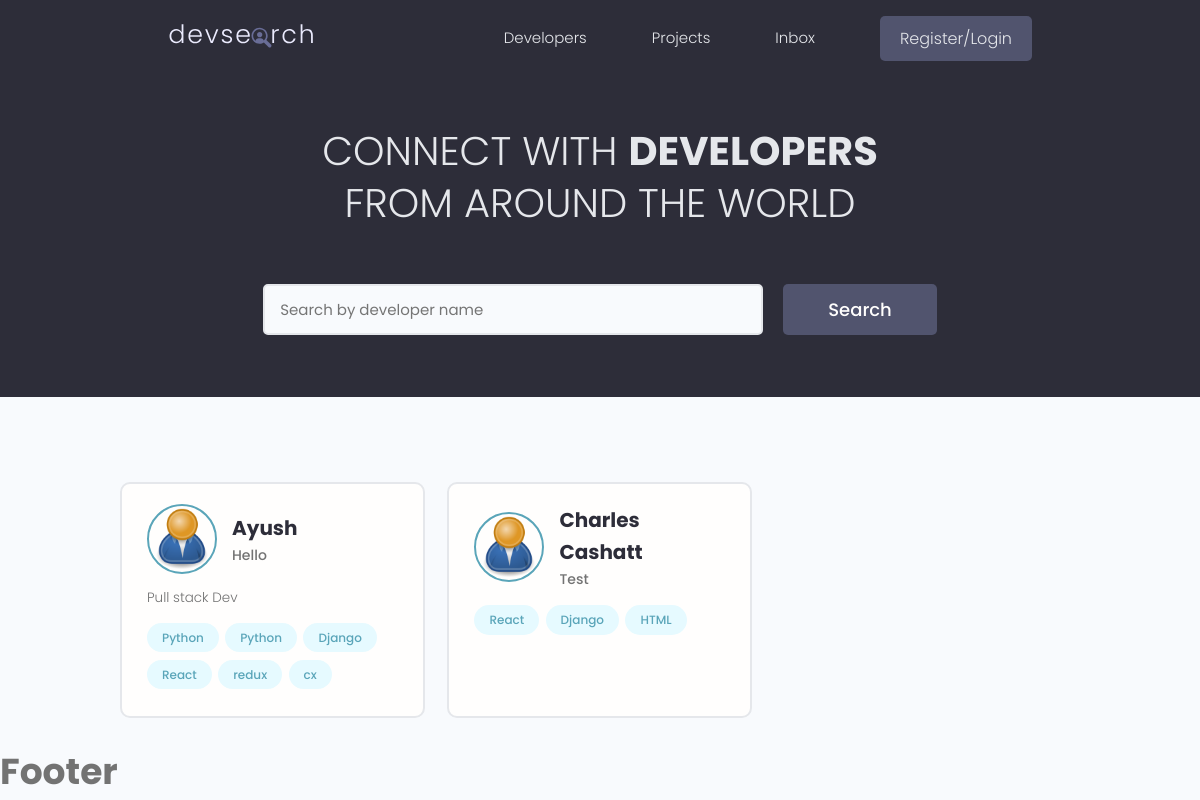
Before: / with the older database file.
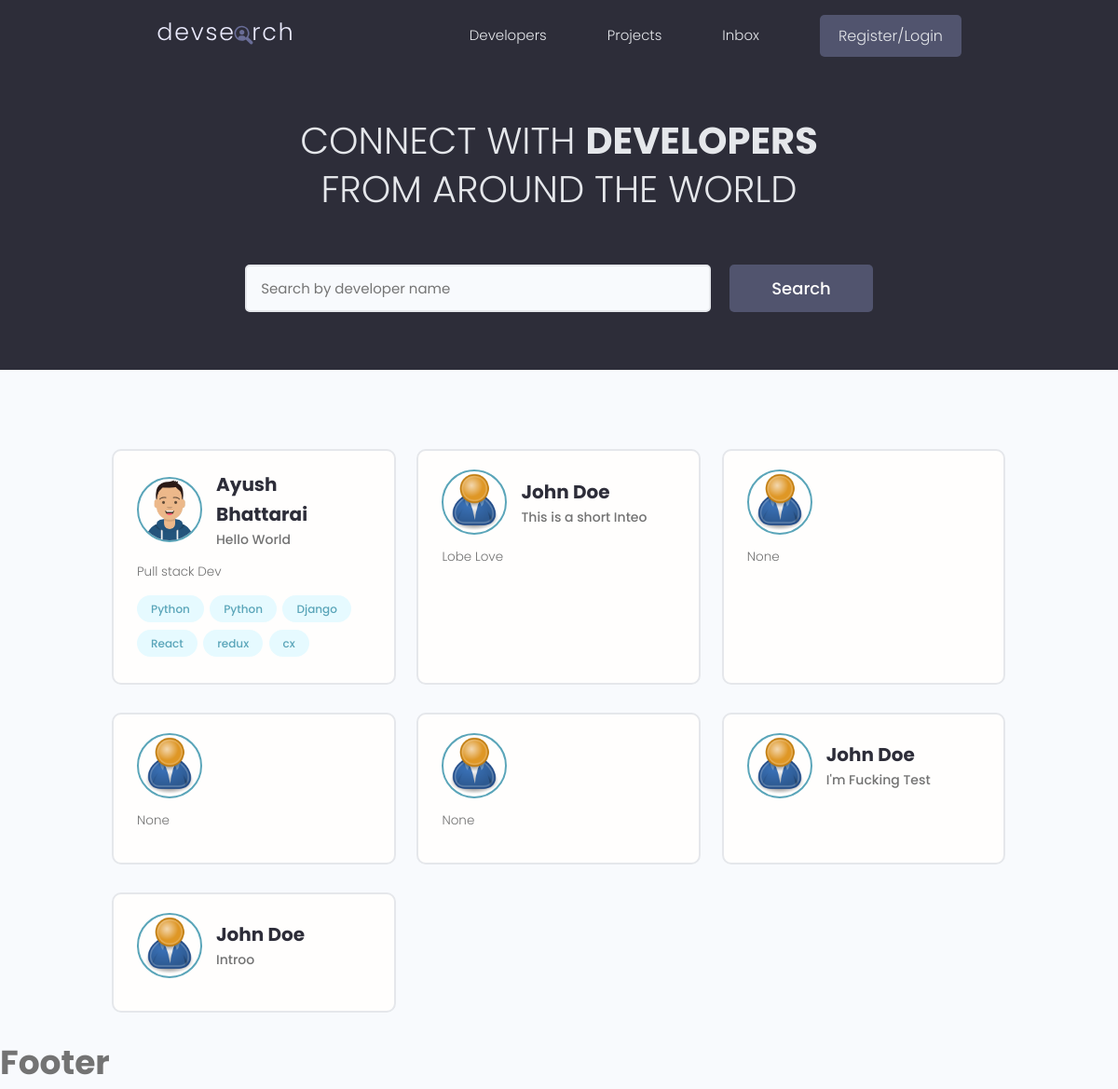
After: the same page with the newer database file.
### users/models.py (models this page shows, shortened)
class Profile(models.Model):
    id = models.UUIDField(default=uuid4, unique=True, primary_key=True, editable=False)
    created_at = models.DateTimeField(auto_now_add=True)
    user = models.OneToOneField(User, on_delete=models.CASCADE, null=True, blank=True)
    name = models.CharField(max_length=200, blank=True, null=True)
    email = models.EmailField(max_length=500,blank=True,null=True)
    username = models.CharField(max_length=200, blank=True, null=True)
    location = models.CharField(max_length=200, blank=True, null=True)
    short_intro = models.CharField(max_length=200)
    bio = models.TextField(blank=True, null=True)
    profile_image = models.ImageField(null=True, blank=True, upload_to="profile/", default="profile/user-default.png")
    social_github = models.CharField(max_length=200, blank=True, null=True)
    social_youtube = models.CharField(max_length=200, blank=True, null=True)
    social_twitter = models.CharField(max_length=200, blank=True, null=True)
    social_linkedin = models.CharField(max_length=200, blank=True, null=True)
    social_website = models.CharField(max_length=200, blank=True, null=True)

class Skill(models.Model):
    owner = models.ForeignKey(Profile, on_delete=models.CASCADE, null=True, blank=True)
    name = models.CharField(max_length=200, blank=True, null=True)
    description = models.TextField(max_length=200, blank=True, null=True)
    id = models.UUIDField(default=uuid4, unique=True, primary_key=True, editable=False)
    created_at = models.DateTimeField(auto_now_add=True)
    def __str__(self):
        return str(self.name)

### users/views.py (the view)
# urls.py: path("", views.profile, name="profile"),
def profile(request):
    profile = Profile.objects.all()
    context = {"profiles": profile}
    return render(request, "users/profiles.html", context=context)

### users/templates/users/profiles.html (shortened to what this page needs)
{% extends 'base.html' %}
{% block content %}
   <main class="home">
    <section class="hero-section text-center">
      <div class="container container--narrow">
        <div class="hero-section__box">
          <h2>CONNECT WITH <span>DEVELOPERS</span></h2>
          <h2>FROM AROUND THE WORLD</h2>
        </div>
        <div class="hero-section__search">
          <form class="form" action="#" method="get">
            <div class="form__field">
              <input class="input input--text" id="formInput#search" type="text" name="text"
                placeholder="Search by developer name" />
            </div>
            <input class="btn btn--sub btn--lg" type="submit" value="Search" />
          </form>
        </div>
      </div>
    </section>
    <section class="devlist">
      <div class="container">
        <div class="grid grid--three">
            {% for profile in profiles %}
          <div class="column card">
            <div class="dev">
              <a href="{% url 'user-profile' profile.id %}" class="card__body">
                <div class="dev__profile">
                  <img class="avatar avatar--md" src="{{ profile.profile_image.url }}" alt="image" />
                  <div class="dev__meta">
                    <h3>{{ profile.name }}</h3>
                    <h5>{{ profile.short_intro| slice:"60" }}</h5>
                  </div>
                </div>
                <p class="dev__info">
                  {{ profile.bio | slice:"150"}}
                </p>
                <div class="dev__skills">
                    {% for item  in profile.skill_set.all %}
                    <span class="tag tag--pill tag--main">
                    <small>{{ item }}</small>
                  </span>
                    {% endfor %}
                </div>
              </a>
            </div>
          </div>
            {% endfor %}
        </div>
      </div>
    </section>
  </main>
{% endblock %}

### templates/base.html (shortened to what this page needs)
{%  load static %}
<!doctype html>
<html lang="en">
<head>
  <link rel="stylesheet" href="https://cdn.iconmonstr.com/1.3.0/css/iconmonstr-iconic-font.min.css" />
  <link rel="stylesheet" href="{% static 'uikit/styles/uikit.css' %}" />
  <link rel="stylesheet" href="{% static 'styles/app.css' %}" />
</head>
<body>
{% include "navbar.html" %}
{% block content %}
{% endblock %}
{% include "footer.html" %}
</body>
</html>

### templates/navbar.html (shortened to what this page needs)
{% load static %}
<header class="header">
    <div class="container container--narrow">
      <a href="{% url 'profile' %}" class="header__logo">
        <img src="{% static 'images/logo.svg' %}" alt="DevSearch Logo" />
      </a>
      <nav class="header__nav">
        <ul class="header__menu">
          <li class="header__menuItem"><a href="{% url 'profile' %}">Developers</a></li>
          <li class="header__menuItem"><a href="{% url 'projects' %}">Projects</a></li>
          <li class="header__menuItem"><a href="">Inbox</a></li>
            {% if request.user.is_authenticated %}
                <li class="header__menuItem"><a href="{% url 'account'%}">My Account</a></li>
                <li class="header__menuItem"><a href="{% url 'logout' %}" class="btn btn--sub">Logout</a></li>
            {% else %}
          <li class="header__menuItem"><a href="{% url 'login' %}" class="btn btn--sub">Register/Login</a></li>
            {% endif %}
        </ul>
      </nav>
    </div>
  </header>

### templates/footer.html
<h2>Footer</h2>

### static/styles/app.css (style rules this page uses)
:root { --color-sub: #2d2d39; }
.btn--sub { background-color: var(--color-sub-light); }
.card { border: 2px solid var(--color-light); }
img { width: 100%; }
.header { position: sticky; z-index: 111; background-color: var(--color-sub); padding: 1.5rem 0; }
.header > .container { display: flex; justify-content: space-between; align-items: center; }
.header__logo > img { height: 3.8rem; }
.header__nav > ul { display: inline-flex; align-items: center; list-style: none; gap: 6.5rem; }
.header__menuItem > a { color: var(--color-light); font-weight: 300; }
.hero-section { height: 40vh; display: flex; align-items: center; background-color: var(--color-sub); }
.hero-section__box { margin-bottom: 4rem; }
.hero-section__box > h2, .hero-section__box > h2 > span { font-size: 4rem; color: var(--color-light); line-height: 1.3; text-transform: uppercase; }
.hero-section__box > h2 { font-weight: 300; }
.hero-section__box > h2 > span { font-weight: 700; }
.hero-section__search > .form { display: flex; align-items: center; justify-content: center; gap: 2rem; }
.hero-section__search > .form input.input--text { width: 50rem; }
.devlist { margin-top: 8rem; }
.devlist .grid { align-items: stretch; }
.devlist .dev .dev__profile { display: flex; align-items: center; gap: 1.5rem; }
.devlist .dev .dev__meta h3 { color: var(--color-sub); font-size: 2rem; font-weight: 700; }
.devlist .dev .dev__meta h5 { color: var(--color-text); font-size: 1.4rem; font-weight: 500; }
.devlist .dev .dev__info { margin: 1.5rem 0; font-size: 1.35rem; line-height: 1.4; text-align: justify; }

### static/uikit/styles/modules/_variables.css (style rules this page uses)
:root { --color-main: #5aa5b9; --color-main-light: #e6faff; --color-sub: #3f4156; --color-sub-light: #51546e; --color-sub-lighter: #ededfd; --color-text: #737373; --color-gray: #8b8b8b; --color-light: #e5e7eb; --color-light-gray: #767676; --color-bg: #f8fafd; --color-white: #fffefd; --color-white-light: #f3f3f3; --color-success: #359e64; --color-success-bg: #def8e8; --color-error: #fc4b0b; --color-error-bg: #fff2ee; --font-base: 'Poppins', arial, helvetica, 'Segoe UI', roboto, ubuntu, sans-serif; --font-monospace: 'Fira Code', 'Courier New', courier, monospace; --font-regular: 300; --font-medium: 500; --font-bold: 700; --generic-shadow: 1px 1px 5px #00000010; --generic-transition: all 0.3s ease-in-out; }

### static/uikit/styles/modules/_base.css (style rules this page uses)
* { margin: 0; padding: 0; box-sizing: border-box; text-rendering: optimizeLegibility; color: inherit; font-size: inherit; }
html { font-size: 50%; }
@media only screen and (min-width: 480px) { html { font-size: 56.25%; } }
@media only screen and (min-width: 1200px) { html { font-size: 62.5%; } }
body { line-height: 1.6; font-weight: 400; font-size: 1.5rem; color: var(--color-text); background-color: var(--color-bg); min-height: 100vh; }

### static/uikit/styles/modules/_typography.css (style rules this page uses)
* { font-family: var(--font-base); }
h2 { font-size: 3.6rem; font-weight: var(--font-bold); }
h3 { font-size: 3.2rem; font-weight: var(--font-medium); }
h5 { font-size: 2.4rem; font-weight: var(--font-medium); }
h5, h6 { font-weight: var(--font-regular); }
p, span, strong { font-size: 1.6rem; color: var(--color-text); font-weight: var(--font-regular); }
a { padding-bottom: 2px; text-decoration: none; display: inline-block; color: var(--color-main); font-weight: var(--font-medium); }

### static/uikit/styles/modules/_utilities.css (style rules this page uses)
.container { width: 92%; max-width: 165rem; margin: 0 auto; box-sizing: border-box; }
.container--narrow { width: 92%; max-width: 120rem; }
@media screen and (min-width: 1000px) { .container { width: 90%; } }
@media screen and (min-width: 1000px) { .container--narrow { width: 85%; } }
@media screen and (min-width: 1200px) { .container { width: 80%; } }
@media screen and (min-width: 1200px) { .container--narrow { width: 72%; } }
.text-center { text-align: center; }

### static/uikit/styles/modules/_avatar.css (style rules this page uses)
.avatar { border-radius: 50%; border: 2px solid var(--color-main); object-fit: cover; }
.avatar--md { height: 7rem; width: 7rem; }

### static/uikit/styles/modules/_button.css (style rules this page uses)
.btn { display: inline-block; position: relative; cursor: pointer; background-color: var(--color-light); font-weight: var(--font-medium); color: var(--color-sub); text-decoration: none; padding: 1rem 2rem; border-radius: 0.5rem; border: none; width: -webkit-fit-content; width: -moz-fit-content; width: fit-content; height: -webkit-fit-content; height: -moz-fit-content; height: fit-content; font-size: 1.6rem; outline-width: 0; outline-color: transparent; -webkit-backface-visibility: hidden; backface-visibility: hidden; transition: all 0.3s ease-in-out; }
.btn--sub { background-color: var(--color-sub); color: var(--color-white); }
.btn--lg { font-size: 1.8rem; padding: 1.2rem 4.5rem; }

Changed rows visible on the page:
removed Profile: profile_image (placeholder picture), name "Charles Cashatt", short_intro "Test"
removed Skill: name "React", shown under "Charles Cashatt"
removed Skill: name "Django", shown under "Charles Cashatt"
removed Skill: name "HTML", shown under "Charles Cashatt"
changed Profile "Pull stack Dev": profile_image: picture added in place of a placeholder; name "Ayush" → "Ayush Bhattarai"; short_intro "Hello" → "Hello World"
added Profile: profile_image (placeholder picture), name "John Doe", short_intro "This is a short Inteo", bio "Lobe Love"
added Profile: profile_image (placeholder picture), bio "None"
added Profile: profile_image (placeholder picture), bio "None"
added Profile: profile_image (placeholder picture), bio "None"
added Profile: profile_image (placeholder picture), name "John Doe", short_intro "I'm Fucking Test"
added Profile: profile_image (placeholder picture), name "John Doe", short_intro "Introo"
